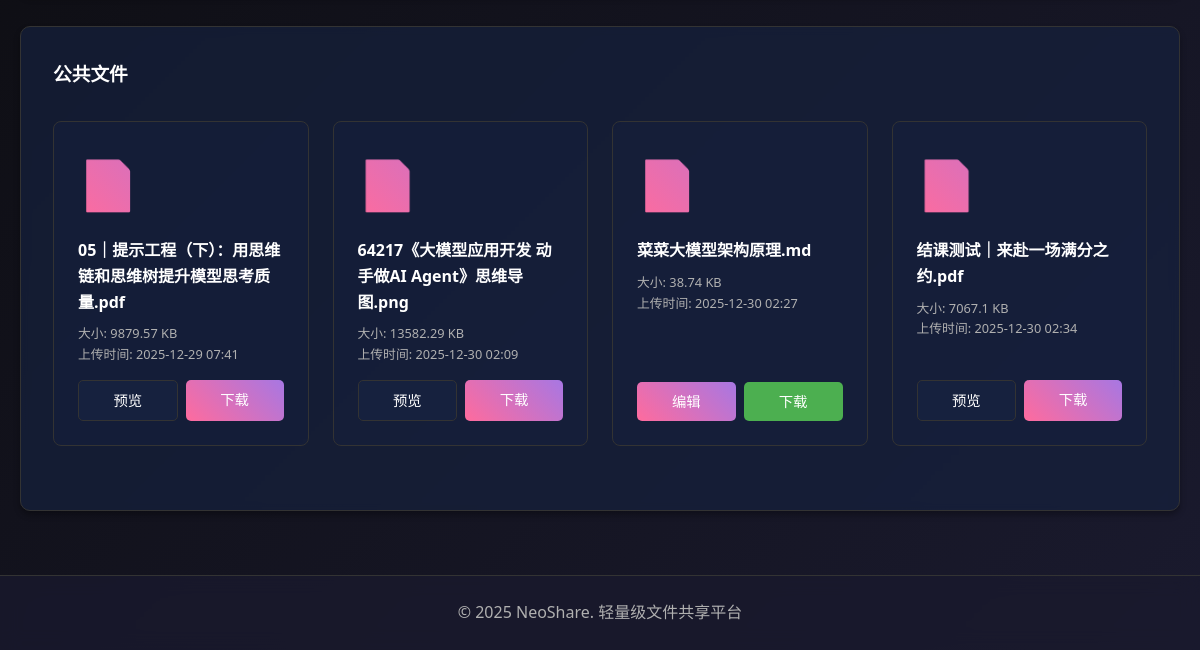
Page / (signed in, lower part) on the earlier database version.
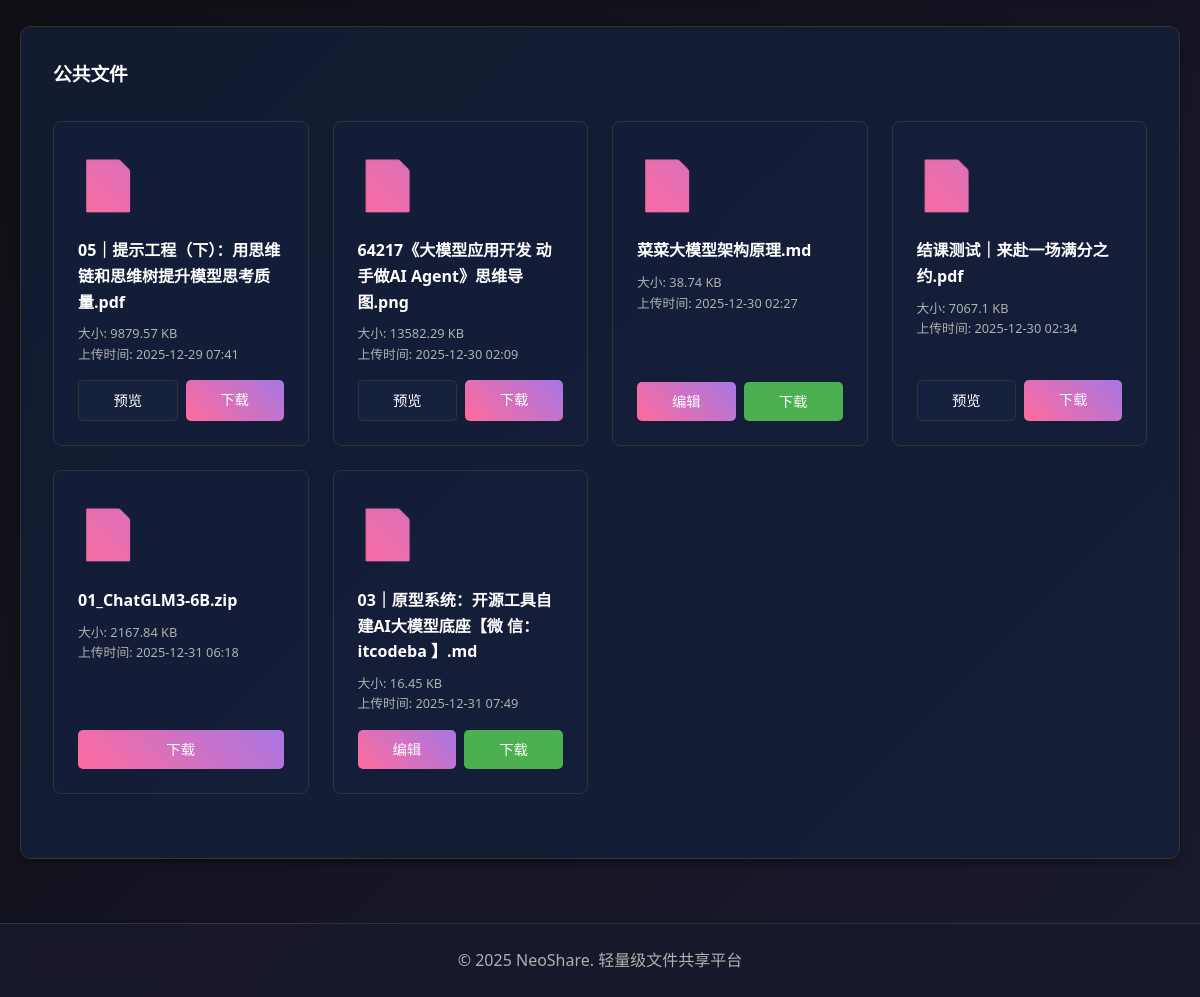
Same page on the later database version.
### new_app.py (models this page shows)
class File(db.Model):
    id = db.Column(db.Integer, primary_key=True)
    filename = db.Column(db.String(200), nullable=False)
    filepath = db.Column(db.String(400), nullable=False)
    owner_id = db.Column(db.Integer, db.ForeignKey('user.id'), nullable=True)
    is_public = db.Column(db.Boolean, default=False)
    created_at = db.Column(db.DateTime, default=datetime.utcnow)
    updated_at = db.Column(db.DateTime, default=datetime.utcnow, onupdate=datetime.utcnow)
    file_size = db.Column(db.Integer, nullable=False)

### new_app.py (the view)
@app.route('/')
def index():
    public_files = File.query.filter_by(is_public=True).all()
    return render_template('new_index.html', public_files=public_files)

### new_app.py (called while the page is built)
@login_manager.user_loader
def load_user(user_id):
    return User.query.get(int(user_id))

### templates/new_index.html (shortened to what this page needs)
{% extends 'new_base.html' %}
{% block content %}
    <div class="card">
        <h3>公共文件</h3>
        <div class="file-list">
            {% for file in public_files %}
                <div class="file-item">
                    <div class="file-icon">📄</div>
                    <div class="file-name">{{ file.filename }}</div>
                    <div class="file-meta">
                        <p>大小: {{ (file.file_size / 1024)|round(2) }} KB</p>
                        <p>上传时间: {{ file.created_at.strftime('%Y-%m-%d %H:%M') }}</p>
                    </div>
                    <div class="file-actions">
                        {% set ext = file.filename.rsplit('.', 1)[1].lower() if '.' in file.filename else '' %}
                        {% set editable_ext = ['txt', 'md', 'markdown', 'py', 'js', 'html', 'css', 'json', 'xml', 'yaml', 'yml', 'sh', 'bat', 'cmd', 'java', 'c', 'cpp', 'h', 'hpp', 'php', 'rb', 'go', 'rust', 'swift', 'kt'] %}
                        {% set archive_ext = ['zip', 'rar', '7z', 'tar', 'gz', 'bz2', 'xz'] %}
                        {% if ext in archive_ext %}
                            <a href="{{ url_for('download_file', filename=file.filepath.replace('uploads_new/', '')) }}" class="btn btn-primary">下载</a>
                        {% elif ext in editable_ext %}
                            <a href="{{ url_for('edit_file', file_id=file.id) }}" class="btn btn-primary">编辑</a>
                            <a href="{{ url_for('download_file', filename=file.filepath.replace('uploads_new/', '')) }}" class="btn btn-success">下载</a>
                        {% else %}
                            <a href="{{ url_for('preview_file', file_id=file.id) }}" class="btn btn-secondary">预览</a>
                            <a href="{{ url_for('download_file', filename=file.filepath.replace('uploads_new/', '')) }}" class="btn btn-primary">下载</a>
                        {% endif %}
                    </div>
                </div>
            {% endfor %}
        </div>
    </div>
{% endblock %}

Differences in the rows shown:
added File: filename "01_ChatGLM3-6B.zip", (file.file_size/1024)|round(2) "2167.84", created_at "2025-12-31 06:18"
added File: filename "03｜原型系统：开源工具自建AI大模型底座【微 信：itcodeba 】.md", (file.file_size/1024)|round(2) "16.45", created_at "2025-12-31 07:49"
